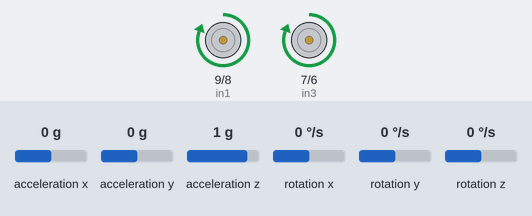
Recording of a sketch running on a simulated Arduino Uno, built with avr-gcc and run on an emulated ATmega328P. Parts: motor-driver pin pairs drawn as motors (green arrow = first pin HIGH = forward, orange = second pin HIGH = backward, longer = more drive, scaled by the enable pin). The test bench sets the inputs (shaded band); at power-on: rotation z 0 °/s, acceleration x 0 g, acceleration y 0 g, acceleration z 1 g, rotation x 0 °/s, rotation y 0 °/s. What the sketch prints to the serial monitor is not drawn.

Above: at 4.2 s.
4.3 s: rotation z set to -29 °/s
At 6.0 s:
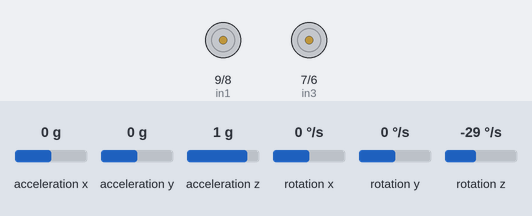
At 11.2 s:
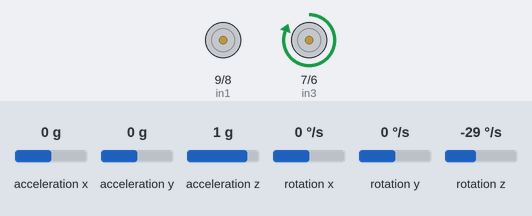
Timing chart, 0 to 12.5 s (numbered marks = the images above; inputs shaded):
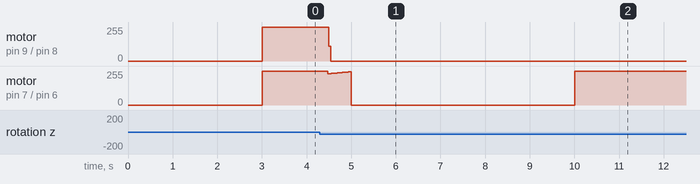

The sketch:

Seed_planting_tank_code.ino
```cpp
//https://www.baldengineer.com/arduino-how-do-you-reset-millis.html

unsigned long previous_time = 0; //for timing
unsigned long previous_time1 = 0; //for timing
int yaw; //yaw angle that mpu6050 detects

unsigned long timer = 0; //for mpu6050 code(that I got from a library)

//variables for l298n motor driver below

// motor one
int enA = 10; //enable A
int in1 = 9;
int in2 = 8;
// motor two
int enB = 5; //enable B
int in3 = 7;
int in4 = 6;


//PID variables below

//errors
int error;
int previous_error;

//gains
int kP = 1;
int kI = 0;
int kD = 5;

//outputs
int p_output;
int d_output;
int pd_output;


//specific angle tank needs to turn to and maintain while moving
int target_angle;

//variables used to switch target angle from 0 to 180 and viceversa each iteration of void loop()
bool change_angle = true;
int counter = 0;

//libraries
#include "Wire.h"
#include <MPU6050_light.h>

//MPU6050 stuff
MPU6050 mpu(Wire);


void setup()
{
  Serial.begin(9600);

  // set all the motor control pins to outputs
  pinMode(enA, OUTPUT);
  pinMode(enB, OUTPUT);
  pinMode(in1, OUTPUT);
  pinMode(in2, OUTPUT);
  pinMode(in3, OUTPUT);
  pinMode(in4, OUTPUT);


  Wire.begin();

  //mpu6050 stuff below, got it from a library
  byte status = mpu.begin();
  Serial.print(F("MPU6050 status: "));
  Serial.println(status);
  while(status!=0){ } // stop everything if could not connect to MPU6050

  Serial.println(F("Calculating offsets, do not move MPU6050"));
  delay(1000);
  // mpu.upsideDownMounting = true; // uncomment this line if the MPU6050 is mounted upside-down
  mpu.calcOffsets(); // gyro and accelero
  Serial.println("Done!\n");

  delay(1000);

}

//this function turns the tank to the target angle and makes it move forward while maintaining that angle
void turn_and_move(int yaw, int target_angle){
    error = target_angle-yaw;

    //calculate P outputs for left and right motors
    p_output = kP*error;
    d_output = (error-previous_error)*kD;
    pd_output = p_output-d_output;

    //motor power clamps to keep motors running w/in operating range(230-255 for my battery's current voltage,
    //will increase operating change w/ DC boost converter later)
    if (pd_output > 25){
      pd_output = 25;
      }

    if (pd_output <0 and error > 0){
      pd_output = 0;
      }

    if(pd_output <-25){
      pd_output = -25;
      }

    if(pd_output>0 and error <0){
      pd_output = 0;
      }

    if (error>0){ //if tank is turning right
      digitalWrite(in1, HIGH);
      digitalWrite(in2, LOW);
      digitalWrite(in3, HIGH);
      digitalWrite(in4, LOW);
      analogWrite(enA, 0); //right motor
      analogWrite(enB, pd_output+230); //left motor
      }

    if(error<0){ //if tank is turning left
      digitalWrite(in1, HIGH);
      digitalWrite(in2, LOW);
      digitalWrite(in3, HIGH);
      digitalWrite(in4, LOW);
      analogWrite(enA, (pd_output-230)*-1); //right motor
      analogWrite(enB, 0); //left motor
      }

    previous_error = error;

    if(error >-5 and error <5){
      // turn on motor A
      digitalWrite(in1, HIGH);
      digitalWrite(in2, LOW);
      digitalWrite(in3, HIGH);
      digitalWrite(in4, LOW);
      analogWrite(enA, 255);
      analogWrite(enB, 255);
      }
}


void loop() {
    if (millis()-previous_time >= 10000){ //switch target angle from 0 to 180 and vice versa every 10 seconds. Switching the angle allows the robot to turn
      if (change_angle == true){
        target_angle = 180;
        counter += 1;
      }

      if (counter == 2){
        counter =  0;
        target_angle = 0;
      }

      previous_time = millis();

    }

    while (millis()-previous_time >=5000 and millis()-previous_time <=10000){
      digitalWrite(in1, HIGH);
      digitalWrite(in2, LOW);
      digitalWrite(in3, HIGH);
      digitalWrite(in4, LOW);
      analogWrite(enA, 0);
      analogWrite(enB, 0);
      }

     mpu.update();
     yaw = mpu.getAngleZ();
     turn_and_move(yaw, target_angle);


}
```

Measured:
- after the input at 4.3 s, motor on pin 9 (in1) / pin 8 (in2): forward 255/255 → stopped after 0.20 s
